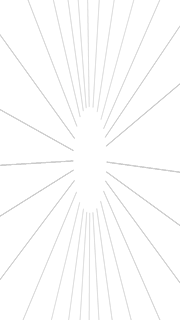
#> input picture desktop/resources/spin-fx/thumbs/action_speed_lines.webp, 180 x 320 px
$ python gen_icons.py ../../desktop/resources/spin-fx/thumbs/action_speed_lines.webp ../../desktop/resources/spin-fx/thumbs/art_deco_lines.webp
#> lines starting #> are read from the running program, lines starting #| are printed output that depends on the picture
"""
android/scripts/gen_icons.py
Generates Android mipmap launcher icons (ic_launcher.png + ic_launcher_round.png)
from a 1024×1024 source image.

Usage:
    python android/scripts/gen_icons.py <source.png|.jpg> [bg_hex]

The script writes into android/app/src/main/res/mipmap-{mdpi,hdpi,xhdpi,xxhdpi,xxxhdpi}/.
It also produces the adaptive icon foreground/background layers for API 26+
in mipmap-anydpi-v26/.
"""
import sys, os, re
from pathlib import Path
from PIL import Image, ImageDraw

DENSITIES = {
    'mdpi':    48,
    'hdpi':    72,
    'xhdpi':   96,
    'xxhdpi':  144,
    'xxxhdpi': 192,
}

def circle_mask(size):
    mask = Image.new('L', (size, size), 0)
    draw = ImageDraw.Draw(mask)
    draw.ellipse((0, 0, size - 1, size - 1), fill=255)
    return mask

def main():
    src = Path(sys.argv[1]) if len(sys.argv) > 1 else Path(__file__).parent.parent / 'resources' / 'icon_source.png'
    if not src.exists():
        print(f'Source not found: {src}', file=sys.stderr)
        sys.exit(1)

    res_dir = Path(__file__).parent.parent / 'app' / 'src' / 'main' / 'res'
    img = Image.open(src).convert('RGBA')
#> img is the input picture: PIL image 180x320 RGBA; mean R, G, B, A 23.5, 23.5, 23.5, 3.4

    for density, size in DENSITIES.items():
        out_dir = res_dir / f'mipmap-{density}'
        out_dir.mkdir(parents=True, exist_ok=True)

        # Square icon (with rounded corners baked in via the image itself)
        scaled = img.resize((size, size), Image.LANCZOS)
        scaled.save(out_dir / 'ic_launcher.png')

        # Round icon: crop to circle
        round_img = Image.new('RGBA', (size, size), (0, 0, 0, 0))
        round_img.paste(scaled, mask=circle_mask(size))
        round_img.save(out_dir / 'ic_launcher_round.png')

        print(f'  {density}: {size}×{size}  ✓')
#> this loop made 5 passes
#> pass 1, in main, `scaled = img.resize((size, size), Image.LANCZOS)`:
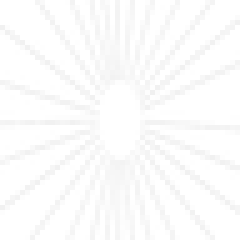
#> scaled: PIL image 48x48 RGBA (shown 5 times larger); mean R, G, B, A 25.9, 25.9, 25.9, 4; transparent parts drawn white
#> after the loop:
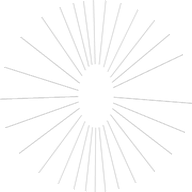
#> round_img: PIL image 192x192 RGBA; mean R, G, B, A 9.2, 9.2, 9.2, 3.3; transparent parts drawn white

    # Adaptive icon XML resources (API 26+)
    anydpi_dir = res_dir / 'mipmap-anydpi-v26'
    anydpi_dir.mkdir(parents=True, exist_ok=True)

    adaptive_xml = '''<?xml version="1.0" encoding="utf-8"?>
<adaptive-icon xmlns:android="http://schemas.android.com/apk/res/android">
    <background android:drawable="@color/ic_launcher_background"/>
    <foreground android:drawable="@mipmap/ic_launcher_foreground"/>
</adaptive-icon>
'''
    (anydpi_dir / 'ic_launcher.xml').write_text(adaptive_xml)
    (anydpi_dir / 'ic_launcher_round.xml').write_text(adaptive_xml)
    print('  anydpi-v26 adaptive XML  ✓')

    # Foreground: the icon image itself, all density buckets
    for density, size in DENSITIES.items():
        out_dir = res_dir / f'mipmap-{density}'
        # Foreground is the full icon scaled slightly smaller to give safe-zone padding
        fg_size = int(size * 0.75)
        pad = (size - fg_size) // 2
        fg = img.resize((fg_size, fg_size), Image.LANCZOS)
        canvas = Image.new('RGBA', (size, size), (0, 0, 0, 0))
        canvas.paste(fg, (pad, pad))
        canvas.save(out_dir / 'ic_launcher_foreground.png')

    # Background color
    bg_hex = sys.argv[2] if len(sys.argv) > 2 else '#F5F1EA'
    if not re.match(r'^#[0-9A-Fa-f]{6}$', bg_hex):
        print(f'Invalid background color: {bg_hex}', file=sys.stderr)
#> (the run stopped early here; a loop or call above may not have finished)

$ run again, on desktop/resources/spin-fx/thumbs/blacklight_uv.webp
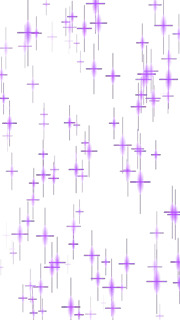
#> input picture desktop/resources/spin-fx/thumbs/blacklight_uv.webp, 180 x 320 px
#> in main, img is the input picture: PIL image 180x320 RGBA; mean R, G, B, A 45.6, 29.4, 57.4, 13.7
#> after the loop in main, `for density, size in DENSITIES.items():`:
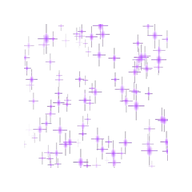
#> canvas: PIL image 192x192 RGBA; mean R, G, B, A 18.7, 8.9, 26.2, 8.1; transparent parts drawn white
#> after the loop in main, `for density, size in DENSITIES.items():`:
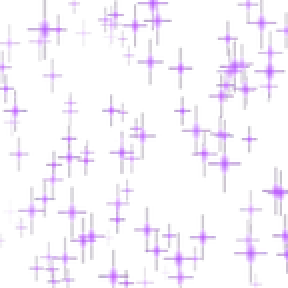
#> fg: PIL image 144x144 RGBA (shown 2 times larger); mean R, G, B, A 33.2, 15.8, 46.6, 14.4; transparent parts drawn white
